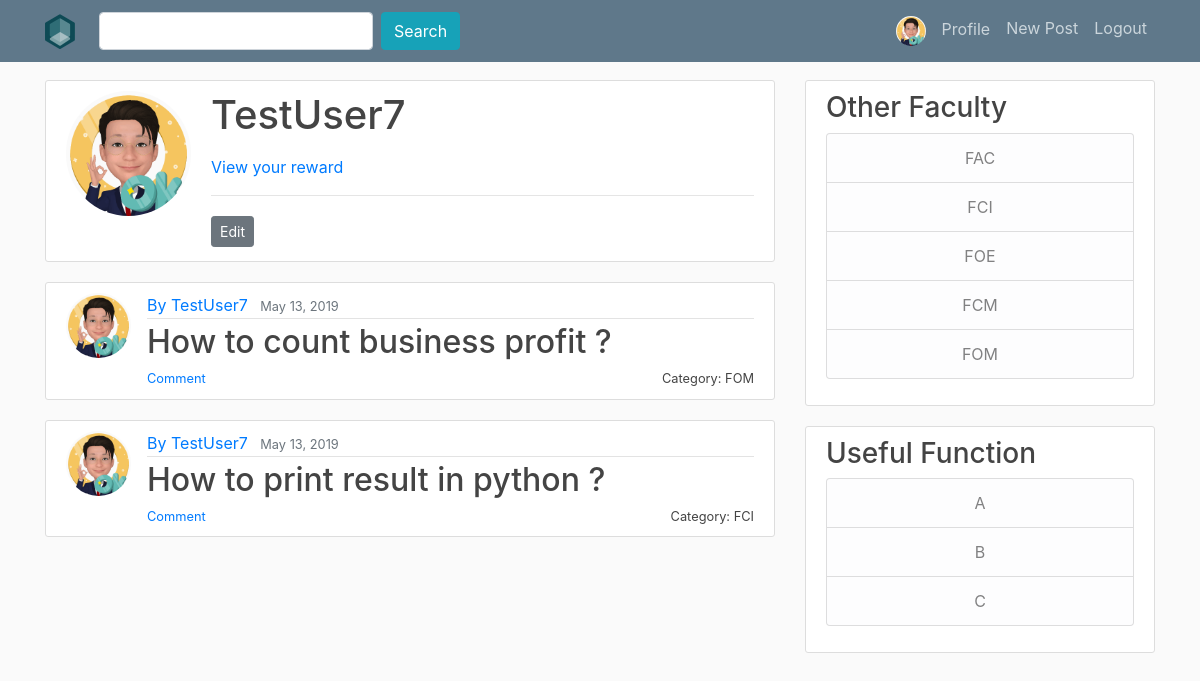
The page /profile/ (signed in) on the database its author committed.
### users/models.py (models this page shows, shortened)
class Profile(models.Model):
    user = models.OneToOneField(User, on_delete=models.CASCADE)
    image = models.ImageField(default="default.png", upload_to="profile_pics")

### QnA/models.py (models this page shows, shortened)
class question (models.Model):
    title = models.CharField(max_length=100) #use charfield to limit user input
    liked_by = models.ManyToManyField(User,related_name='liked_by_question',blank = True)
    like = models.IntegerField(default=0)
    content = models.TextField() #use TextField if there is no limit for the content
    date_published = models.DateTimeField(default=timezone.now) #auto-select the current time
    category = models.ForeignKey(category,on_delete=models.CASCADE)
    author = models.ForeignKey(User, on_delete=models.CASCADE) #if the user is deleted the question will be deleted

class category (models.Model):
    category = models.CharField(max_length=100)
    slug = models.SlugField(max_length=100,unique=True)
    def __str__(self):
        return self.category

### users/views.py (the view)
# urls.py: path('profile/', ProfileListView.as_view(template_name='users/profile.html'), name='profile'),
class ProfileListView(ListView):
    model = question
    template_name : 'users/profile.html'
    context_object_name = 'question'
    ordering = ['-date_published']
    paginate_by = 5

### users/templates/users/profile.html (shortened to what this page needs)
{% extends "QnA/base.html" %}
{% block content %}
<div class="content-section">
        <div class="media">
          <img class="rounded-circle account-img" src="{{ user.profile.image.url }}">
          <div class="media-body">
            <h2 class="account-heading">{{ user.username }}</h2>
            <a href="{% url 'reward' user.pk %}"> View your reward </a>
            <hr>
            <a class="btn btn-secondary btn-sm mt-1 mb-1" href="{% url 'profile_update' %}">Edit</a>
          </div>
        </div>
      </div>
  {% for question in question %}
  {% if question.author == user %}
  <article class="media content-section">
    <img class="rounded-circle article-img" src="{{ user.profile.image.url }}">
    <div class="media-body">
      <div class="article-metadata">
        <a class="mr-2" href="" >By {{ question.author }}</a>
        <small class="text-muted">{{ question.date_published|date:"F d, Y" }}</small>
      </div>
      <h2><a class="article-title" style="display : inline" href="{% url 'question-detail' question.pk %}" >{{ question.title }}</a></h2>
      <small class="article-title" style="float: right" >Category: {{ question.category }}</small>
      <small class="article-title" style="float: left" ><a href="{% url 'question-detail' question.pk %}">Comment</a></small>
    </div>
  </article>
  {% endif %}
{% endfor %}
{% endblock content %}

### QnA/templates/QnA/base.html (shortened to what this page needs)
{% load static %}
<!DOCTYPE html>
<html>
<head>
    <link rel="stylesheet" href="https://stackpath.bootstrapcdn.com/bootstrap/4.3.1/css/bootstrap.min.css">
		<link rel="stylesheet" type="text/css" href="{% static 'QnA/base.css' %}">
</head>
<body>
	<header class="site-header">
	  <nav class="navbar navbar-expand-md bg-steel fixed-top">
	    <div class="container">
				{% if user.is_authenticated %}
				<a class="navbar-brand mr-4" href="{% url 'qna' %}"><img src="{% static 'Image/logo.png' %}"/></a>
				{% else %}
				<a class="navbar-brand mr-4" href="{% url 'home' %}"><img src="{% static 'Image/logo.png' %}"/></a>
				{% endif %}
	      <div class="collapse navbar-collapse" id="navbarToggle">
	        <div class="navbar-nav mr-auto">
						<form class="form-inline" action="/search/" method="get">
								<input class="form-control mr-sm-2" type="text" name="search">
								<button class="btn btn-info" type="submit">
										 Search
								</button>
						</form>
	        </div>
	        </div>
	        <div class="navbar-nav">
	          {% if user.is_authenticated %}
						<a class="nav-item nav-link" href="{% url 'profile' %}"><img class="rounded-circle article-img" style="width:30px;height:30px"src="{{ user.profile.image.url }}">Profile</a>
						<a class="nav-item nav-link" href="{% url 'new-question' %}">New Post</a>
						<a class="nav-item nav-link" href="{% url 'logout' %}">Logout</a>
	          {% else %}
	         	 <a class="nav-item nav-link" href="{% url 'login' %}">Login</a>
	             <a class="nav-item nav-link" href="{% url 'register' %}">Register</a>
	          {% endif %}
	        </div>
	      </div>
	  </nav>
	</header>
	<main role="main" class="container">
	  <div class="row">
	    <div class="col-md-8">
	      {% block content %}{% endblock %}
	    </div>
	    <div class="col-md-4">
	      <div class="content-section">
	        <h3>Other Faculty</h3>
						<ul class="list-group" style="text-align:center">
	            <a class="list-group-item list-group-item-light" href="/category/fac/">FAC</a>
	            <a class="list-group-item list-group-item-light" href="/category/fci/">FCI</a>
	            <a class="list-group-item list-group-item-light" href="/category/foe/">FOE</a>
							<a class="list-group-item list-group-item-light" href="/category/fcm/">FCM</a>
							<a class="list-group-item list-group-item-light" href="/category/fom/">FOM</a>
	          </ul>
				</div>
				<div class="col-md-15">
					<div class="content-section">
						<h3>Useful Function</h3>
							<ul class="list-group" style="text-align:center">
								<a class="list-group-item list-group-item-light" href="#">A</a>
								<a class="list-group-item list-group-item-light" href="#">B</a>
								<a class="list-group-item list-group-item-light" href="#">C</a>
							</ul>
					</div>
				</div>
	  </div>
	</main>
</body>
</html>

### QnA/static/QnA/base.css (style rules this page uses)
body { background: #fafafa; color: #333333; margin-top: 5rem; }
h1, h2, h3, h4, h5, h6 { color: #444444; }
ul { margin: 0; }
.bg-steel { background-color: #5f788a; }
.site-header .navbar-nav .nav-link { color: #cbd5db; }
.content-section { background: #ffffff; padding: 10px 20px; border: 1px solid #dddddd; border-radius: 3px; margin-bottom: 20px; }
.article-title { color: #444444; }
.article-img { height: 65px; width: 65px; margin-right: 16px; }
.article-metadata { padding-bottom: 1px; margin-bottom: 4px; border-bottom: 1px solid #e3e3e3 }
.account-img { height: 125px; width: 125px; margin-right: 20px; margin-bottom: 16px; }
.account-heading { font-size: 2.5rem; }

### rows shown on the page
question: profile.image (picture), author "TestUser7", date_published "May 13, 2019", title "How to count business profit ?", category "FOM"
question: profile.image (picture), author "TestUser7", date_published "May 13, 2019", title "How to print result in python ?", category "FCI"

### other values the page prints
{{ user.username }} "TestUser7"
